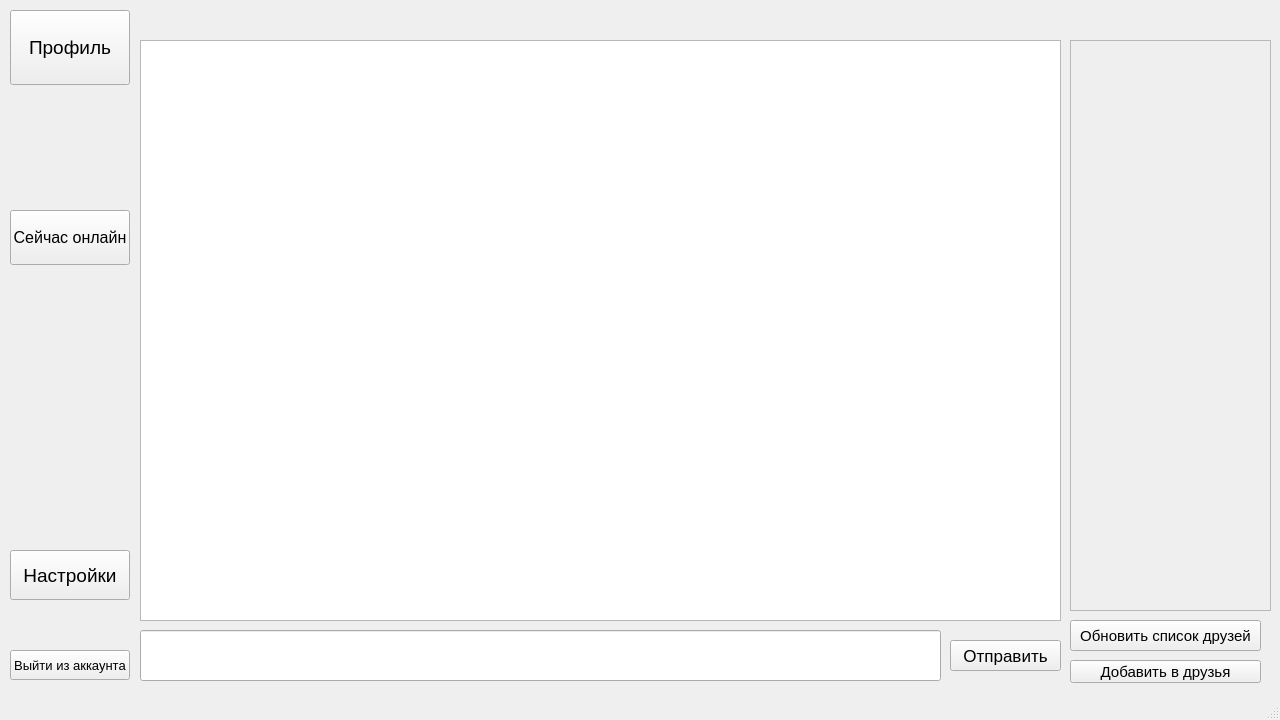
<?xml version="1.0" encoding="UTF-8"?>
<ui version="4.0">
 <class>GlobalMainWindow</class>
 <widget class="QMainWindow" name="GlobalMainWindow">
  <property name="geometry">
   <rect>
    <x>0</x>
    <y>0</y>
    <width>1280</width>
    <height>720</height>
   </rect>
  </property>
  <property name="windowTitle">
   <string>MainWindow</string>
  </property>
  <widget class="QWidget" name="centralwidget">
   <widget class="QPushButton" name="ExitButton">
    <property name="geometry">
     <rect>
      <x>10</x>
      <y>650</y>
      <width>120</width>
      <height>30</height>
     </rect>
    </property>
    <property name="font">
     <font>
      <pointsize>10</pointsize>
     </font>
    </property>
    <property name="text">
     <string>Выйти из аккаунта</string>
    </property>
   </widget>
   <widget class="QPushButton" name="settingsButton">
    <property name="geometry">
     <rect>
      <x>10</x>
      <y>550</y>
      <width>120</width>
      <height>50</height>
     </rect>
    </property>
    <property name="font">
     <font>
      <pointsize>14</pointsize>
     </font>
    </property>
    <property name="text">
     <string>Настройки</string>
    </property>
   </widget>
   <widget class="QPushButton" name="profileButton">
    <property name="geometry">
     <rect>
      <x>10</x>
      <y>10</y>
      <width>120</width>
      <height>75</height>
     </rect>
    </property>
    <property name="font">
     <font>
      <pointsize>14</pointsize>
     </font>
    </property>
    <property name="text">
     <string>Профиль</string>
    </property>
   </widget>
   <widget class="QPushButton" name="updateButton">
    <property name="geometry">
     <rect>
      <x>1070</x>
      <y>620</y>
      <width>191</width>
      <height>31</height>
     </rect>
    </property>
    <property name="font">
     <font>
      <pointsize>11</pointsize>
     </font>
    </property>
    <property name="text">
     <string>Обновить список друзей</string>
    </property>
   </widget>
   <widget class="QPlainTextEdit" name="plainTextEdit">
    <property name="geometry">
     <rect>
      <x>140</x>
      <y>40</y>
      <width>921</width>
      <height>581</height>
     </rect>
    </property>
    <property name="sizePolicy">
     <sizepolicy hsizetype="Preferred" vsizetype="Preferred">
      <horstretch>0</horstretch>
      <verstretch>0</verstretch>
     </sizepolicy>
    </property>
    <property name="font">
     <font>
      <pointsize>13</pointsize>
     </font>
    </property>
    <property name="readOnly">
     <bool>true</bool>
    </property>
   </widget>
   <widget class="QLineEdit" name="messege">
    <property name="geometry">
     <rect>
      <x>140</x>
      <y>630</y>
      <width>801</width>
      <height>51</height>
     </rect>
    </property>
    <property name="font">
     <font>
      <pointsize>13</pointsize>
     </font>
    </property>
   </widget>
   <widget class="QPushButton" name="Send">
    <property name="geometry">
     <rect>
      <x>950</x>
      <y>640</y>
      <width>111</width>
      <height>31</height>
     </rect>
    </property>
    <property name="font">
     <font>
      <pointsize>13</pointsize>
     </font>
    </property>
    <property name="text">
     <string>Отправить</string>
    </property>
   </widget>
   <widget class="QScrollArea" name="scrollArea">
    <property name="geometry">
     <rect>
      <x>1070</x>
      <y>40</y>
      <width>201</width>
      <height>571</height>
     </rect>
    </property>
    <property name="font">
     <font>
      <pointsize>10</pointsize>
     </font>
    </property>
    <property name="widgetResizable">
     <bool>true</bool>
    </property>
    <widget class="QWidget" name="scrollAreaWidgetContents">
     <property name="geometry">
      <rect>
       <x>0</x>
       <y>0</y>
       <width>199</width>
       <height>569</height>
      </rect>
     </property>
     <layout class="QVBoxLayout" name="verticalLayout"/>
    </widget>
   </widget>
   <widget class="QPushButton" name="add_friendButton">
    <property name="geometry">
     <rect>
      <x>1070</x>
      <y>660</y>
      <width>191</width>
      <height>23</height>
     </rect>
    </property>
    <property name="font">
     <font>
      <pointsize>11</pointsize>
     </font>
    </property>
    <property name="text">
     <string>Добавить в друзья</string>
    </property>
   </widget>
   <widget class="QLabel" name="label_error">
    <property name="geometry">
     <rect>
      <x>140</x>
      <y>0</y>
      <width>1121</width>
      <height>31</height>
     </rect>
    </property>
    <property name="font">
     <font>
      <pointsize>13</pointsize>
     </font>
    </property>
    <property name="text">
     <string/>
    </property>
    <property name="alignment">
     <set>Qt::AlignCenter</set>
    </property>
   </widget>
   <widget class="QPushButton" name="now_onlineButton">
    <property name="geometry">
     <rect>
      <x>10</x>
      <y>210</y>
      <width>120</width>
      <height>55</height>
     </rect>
    </property>
    <property name="font">
     <font>
      <pointsize>12</pointsize>
     </font>
    </property>
    <property name="text">
     <string>Сейчас онлайн</string>
    </property>
   </widget>
  </widget>
  <widget class="QMenuBar" name="menubar">
   <property name="geometry">
    <rect>
     <x>0</x>
     <y>0</y>
     <width>1280</width>
     <height>21</height>
    </rect>
   </property>
  </widget>
  <widget class="QStatusBar" name="statusbar"/>
 </widget>
 <resources/>
 <connections/>
</ui>
